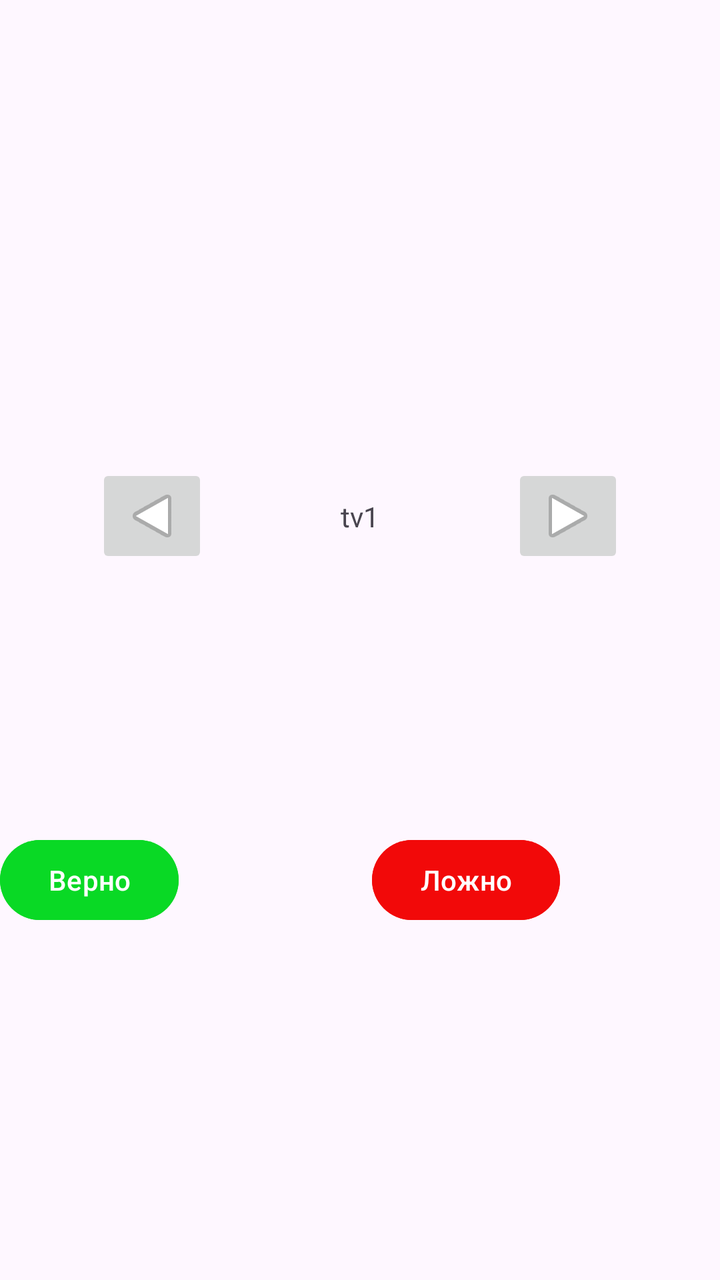
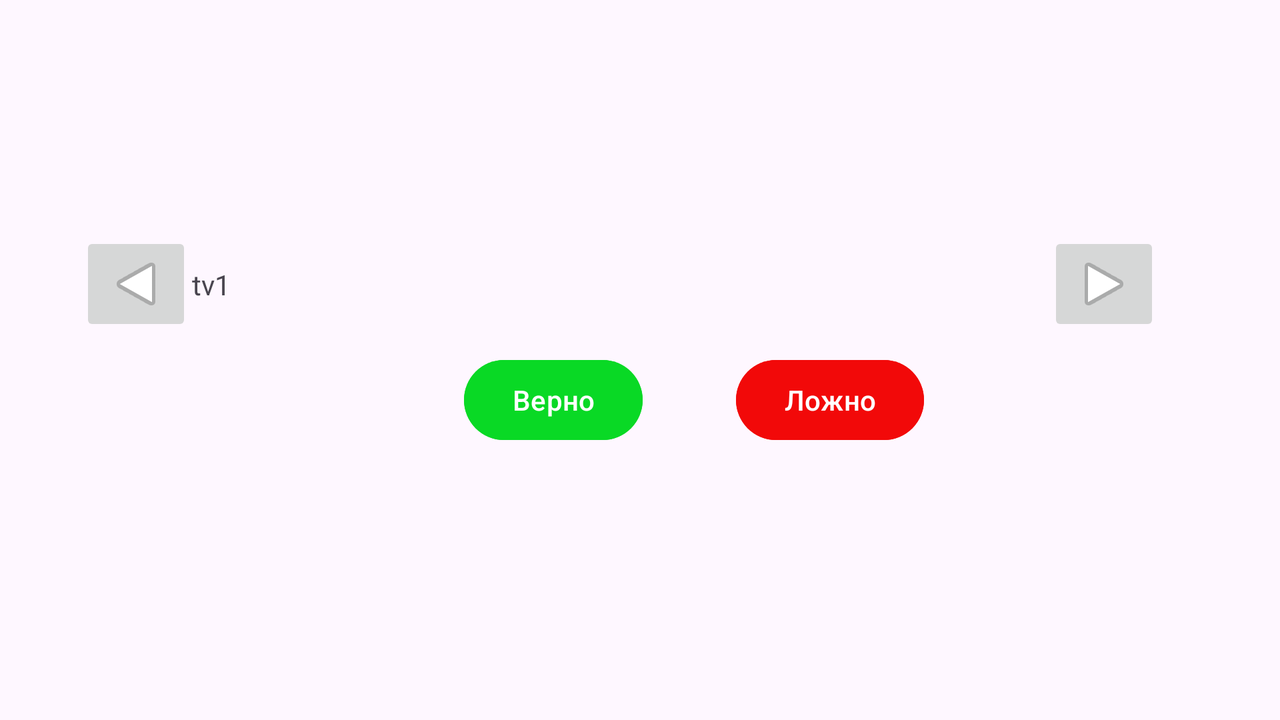

An Android layout and its configuration variant, each rendered on a device that would load it. The default file and the variant file are quoted in full after the pictures.
<!-- AndroidManifest.xml: application theme Theme.SecondMobileApp -->
<!-- res/layout/activity_main.xml -->
<?xml version="1.0" encoding="utf-8"?>
<androidx.constraintlayout.widget.ConstraintLayout xmlns:android="http://schemas.android.com/apk/res/android"
    xmlns:app="http://schemas.android.com/apk/res-auto"
    xmlns:tools="http://schemas.android.com/tools"
    android:id="@+id/main"
    android:layout_width="match_parent"
    android:layout_height="match_parent"
    tools:context=".MainActivity">

    <TextView
        android:id="@+id/tv1"
        android:layout_width="wrap_content"
        android:layout_height="wrap_content"
        android:text="tv1"
        app:layout_constraintBottom_toBottomOf="@+id/imbtn2"
        app:layout_constraintEnd_toStartOf="@+id/imbtn2"
        app:layout_constraintStart_toEndOf="@+id/imbtn1"
        app:layout_constraintTop_toTopOf="@+id/imbtn2" />

    <ImageButton
        android:id="@+id/imbtn1"
        android:layout_width="wrap_content"
        android:layout_height="wrap_content"
        android:layout_marginStart="48dp"
        android:layout_marginTop="232dp"
        android:rotation="180"
        app:layout_constraintStart_toStartOf="parent"
        app:layout_constraintTop_toTopOf="parent"
        app:srcCompat="@android:drawable/ic_media_play" />

    <ImageButton
        android:id="@+id/imbtn2"
        android:layout_width="wrap_content"
        android:layout_height="wrap_content"
        android:layout_marginTop="232dp"
        android:layout_marginEnd="48dp"
        app:layout_constraintEnd_toEndOf="parent"
        app:layout_constraintTop_toTopOf="parent"
        app:srcCompat="@android:drawable/ic_media_play" />

    <Button
        android:id="@+id/btnTrue"
        android:layout_width="wrap_content"
        android:layout_height="wrap_content"
        android:backgroundTint="#09D925"
        android:text="Верно"
        app:layout_constraintBottom_toBottomOf="@+id/btnFalse"
        app:layout_constraintTop_toBottomOf="@+id/imbtn1"
        app:layout_constraintVertical_bias="1.0"
        tools:layout_editor_absoluteX="87dp" />

    <Button
        android:id="@+id/btnFalse"
        android:layout_width="wrap_content"
        android:layout_height="wrap_content"
        android:layout_marginTop="132dp"
        android:layout_marginEnd="80dp"
        android:backgroundTint="#F20909"
        android:text="Ложно"
        app:layout_constraintEnd_toEndOf="parent"
        app:layout_constraintHorizontal_bias="1.0"
        app:layout_constraintStart_toEndOf="@+id/btnTrue"
        app:layout_constraintTop_toBottomOf="@+id/imbtn2" />
</androidx.constraintlayout.widget.ConstraintLayout>
<!-- resources referenced by this layout -->
<resources>
  <style name="Theme.SecondMobileApp" parent="Base.Theme.SecondMobileApp" />
  <style name="Base.Theme.SecondMobileApp" parent="Theme.Material3.DayNight.NoActionBar">
          
          
      </style>
</resources>
<!-- res/layout-land/activity_main.xml (the repository's variant of the layout above) -->
<!-- drawn on the phone turned sideways -->
<?xml version="1.0" encoding="utf-8"?>
<androidx.constraintlayout.widget.ConstraintLayout xmlns:android="http://schemas.android.com/apk/res/android"
    xmlns:app="http://schemas.android.com/apk/res-auto"
    android:id="@+id/main"
    android:layout_width="match_parent"
    android:layout_height="match_parent"
    app:layout_constraintEnd_toEndOf="parent"
    app:layout_constraintTop_toTopOf="parent"
    app:srcCompat="@android:drawable/ic_media_play">

    <TextView
        android:id="@+id/tv1"
        android:layout_width="0dp"
        android:layout_height="wrap_content"
        android:text="tv1"
        app:layout_constraintBottom_toBottomOf="@+id/imbtn2"
        app:layout_constraintEnd_toStartOf="@+id/imbtn2"
        app:layout_constraintStart_toEndOf="@+id/imbtn1"
        app:layout_constraintTop_toTopOf="@+id/imbtn2" />

    <ImageButton
        android:id="@+id/imbtn1"
        android:layout_width="wrap_content"
        android:layout_height="wrap_content"
        android:layout_marginStart="40dp"
        android:layout_marginTop="116dp"
        android:rotation="180"
        app:layout_constraintStart_toStartOf="parent"
        app:layout_constraintTop_toTopOf="parent"
        app:srcCompat="@android:drawable/ic_media_play" />

    <ImageButton
        android:id="@+id/imbtn2"
        android:layout_width="wrap_content"
        android:layout_height="wrap_content"
        android:layout_marginTop="116dp"
        android:layout_marginEnd="60dp"
        app:layout_constraintEnd_toEndOf="parent"
        app:layout_constraintTop_toTopOf="parent"
        app:srcCompat="@android:drawable/ic_media_play" />

    <Button
        android:id="@+id/btnTrue"
        android:layout_width="wrap_content"
        android:layout_height="wrap_content"
        android:layout_marginStart="232dp"
        android:backgroundTint="#09D925"
        android:text="Верно"
        app:layout_constraintBottom_toBottomOf="@+id/btnFalse"
        app:layout_constraintStart_toStartOf="parent"
        app:layout_constraintTop_toBottomOf="@+id/imbtn1"
        app:layout_constraintVertical_bias="1.0" />

    <Button
        android:id="@+id/btnFalse"
        android:layout_width="wrap_content"
        android:layout_height="wrap_content"
        android:layout_marginTop="8dp"
        android:layout_marginEnd="80dp"
        android:backgroundTint="#F20909"
        android:text="Ложно"
        app:layout_constraintEnd_toEndOf="parent"
        app:layout_constraintHorizontal_bias="0.323"
        app:layout_constraintStart_toEndOf="@+id/btnTrue"
        app:layout_constraintTop_toBottomOf="@+id/imbtn2" />

</androidx.constraintlayout.widget.ConstraintLayout>
